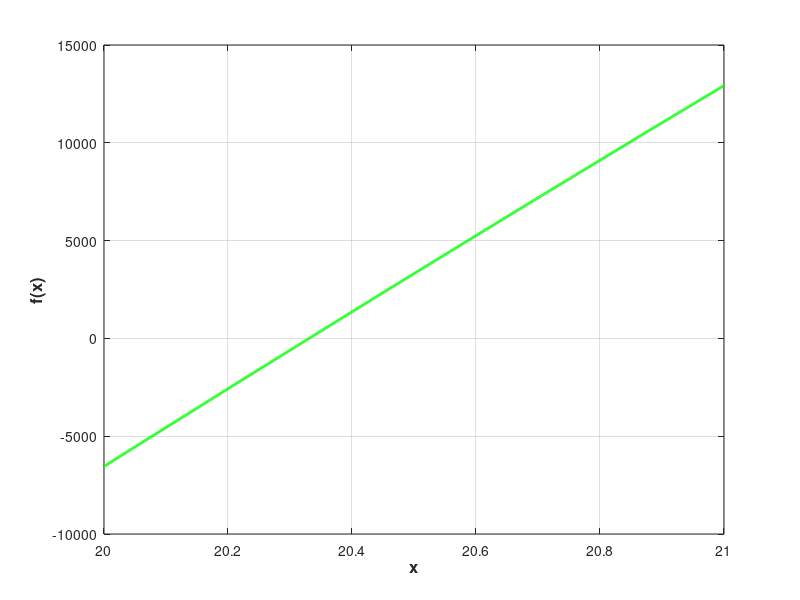

This figure's MATLAB source:
function drs
    xlist = 7.5 : 0.001 : 12;
    
    f = @(x)(cos(x) * sinh(x) - sin(x) * cosh(x));
    
    flist = [];
    for i = 1:length(xlist)
        flist = [flist, f(xlist(i))];
    end

    x0 = [3 4];
    b1 = fzero(f, x0);
    x0 = [7 8];
    b2 = fzero(f, x0);
    x0 = [10 11];
    b3 = fzero(f, x0);

    C11 = 1;
    C12 = sin(b1) / sinh(b1);

    C21 = 1;
    C22 = sin(b2) / sinh(b2);

    C31 = 1;
    C32 = sin(b3) / sinh(b3);

    ksilist = 0 : 0.001 : 1;

    v1 = @(x)(C11 * sin(b1 * x) + C12 * sinh(b1 * x));
    v2 = @(x)(C21 * sin(b2 * x) + C22 * sinh(b2 * x));
    v3 = @(x)(C31 * sin(b3 * x) + C32 * sinh(b3 * x));

    v12 = @(x)((C11 * sin(b1 * x) + C12 * sinh(b1 * x))^2);
    norm1 = sqrt(integral(v12, 0, 1, "ArrayValued", true));
    v22 = @(x)((C21 * sin(b2 * x) + C22 * sinh(b2 * x))^2);
    norm2 = sqrt(integral(v22, 0, 1, "ArrayValued", true));
    v32 = @(x)((C31 * sin(b3 * x) + C32 * sinh(b3 * x))^2);
    norm3 = sqrt(integral(v32, 0, 1, "ArrayValued", true));

    f11 = @(x)(b1^2 * (-C11 * sin(b1 * x) + C12 * sinh(b1 * x)) * (C11 * sin(b1 * x) + C12 * sinh(b1 * x)) / (norm1 * norm1));
    f12 = @(x)(b2^2 * (-C21 * sin(b2 * x) + C22 * sinh(b2 * x)) * (C11 * sin(b1 * x) + C12 * sinh(b1 * x)) / (norm1 * norm2));

    f21 = @(x)(b1^2 * (-C11 * sin(b1 * x) + C12 * sinh(b1 * x)) * (C21 * sin(b2 * x) + C22 * sinh(b2 * x)) / (norm1 * norm2));
    f22 = @(x)(b2^2 * (-C21 * sin(b2 * x) + C22 * sinh(b2 * x)) * (C21 * sin(b2 * x) + C22 * sinh(b2 * x)) / (norm2 * norm2));

    a11 = integral(f11, 0, 1, "ArrayValued", true);
    a21 = integral(f12, 0, 1, "ArrayValued", true);

    a12 = integral(f21, 0, 1, "ArrayValued", true);
    a22 = integral(f22, 0, 1, "ArrayValued", true);

    v1l = [];
    v2l = [];
    v3l = [];
    for i = 1:length(ksilist)
        v1l = [v1l, v1(ksilist(i)) / norm1];
        v2l = [v2l, v2(ksilist(i)) / norm2];
        v3l = [v3l, v3(ksilist(i)) / norm3];
    end

    x0 = ones(1, 12);
    x0 = fsolve(@syste, x0);

    D = -ones(1, 6);
    fun = @(x)syst(x, x0);
    D = fsolve(fun, D);

    p1l = [];
    p2l = [];
    p3l = [];
    for i = 1:length(ksilist)
        ksi = ksilist(i);
        p1l = [p1l, x0(4) * ksi + x0(5) * ksi^3 + x0(6) * ksi^4 + x0(7) * ksi^5];
        p2l = [p2l, x0(8) * ksi + x0(9) * ksi^3 + x0(10) * ksi^4 + x0(11) * ksi^5 + x0(12) * ksi^6];
        p3l = [p3l, D(1) * ksi + D(2) * ksi^3 + D(3) * ksi^4 + D(4) * ksi^5 + D(5) * ksi^6 + D(6) * ksi^7];
    end

    disp1 = 0;
    disp2 = 0;
    disp3 = 0;
    for i = 2:length(ksilist)
        disp1 = disp1 + (p1l(i) - v1l(i))^2;
        disp2 = disp2 + (p2l(i) - v2l(i))^2;
        disp3 = disp3 + (p3l(i) - v3l(i))^2;
    end

    disp1 = disp1 * 0.001;
    disp2 = disp2 * 0.001;
    disp3 = disp3 * 0.001;

    A0 = 1;
    A1 = @(b)(b * (a11 + a22) + b1^4 + b2^4);
    A2 = @(b)((b * a11 + b1^4) * (b * a22 + b2^4) - b^2 * a12 * a21);
    
    blst = 20 : 0.001 : 21;
    unstablelst11 = [];
    unstablelst12 = [];
    unstablelst2 = [];

    b_crit = 0;
    for i = 1:length(blst)
        el = blst(i);
        unstablelst11 = [unstablelst11; -A2(el) + sqrt(A1(el) * A1(el) - 4 * A2(el))];
        unstablelst12 = [unstablelst12; -A2(el) - sqrt(A1(el) * A1(el) - 4 * A2(el))];
        if (unstablelst11(end) > 0) && (b_crit == 0)
            b_crit = el;
        end
        unstablelst2 = [unstablelst2; A1(el) * A1(el) - 4 * A2(el)];
    end

    b_crit

    fhandle = figure;
     subplot(1, 1, 1)
         plot(blst, unstablelst12, 'g', 'LineWidth', 2.0)
         grid on;
         xlabel('x', 'FontSize', 12, 'FontWeight', 'bold');
         ylabel('f(x)', 'FontSize', 12, 'FontWeight', 'bold');

%     fhandle = figure;
%     subplot(3, 2, 1)
%         plot(ksilist, v1l, 'r', ksilist, p1l, 'b', 'LineWidth', 2.0)
%         grid on;
%         xlabel('x', 'FontSize', 12, 'FontWeight', 'bold');
%         ylabel('f(x)', 'FontSize', 12, 'FontWeight', 'bold');
%     subplot(3, 2, 2)
%         plot(ksilist, v2l, 'r', ksilist, p2l, 'b', 'LineWidth', 2.0)
%         grid on;
%         xlabel('x', 'FontSize', 12, 'FontWeight', 'bold');
%         ylabel('f(x)', 'FontSize', 12, 'FontWeight', 'bold');
%     subplot(3, 2, 3)
%         plot(ksilist, v3l, 'r', ksilist, p3l, 'b', 'LineWidth', 2.0)
%         grid on;
%         xlabel('x', 'FontSize', 12, 'FontWeight', 'bold');
%         ylabel('f(x)', 'FontSize', 12, 'FontWeight', 'bold');
%     subplot(3, 2, 4)
%         plot(blst, unstablelst2, 'g', 'LineWidth', 2.0)
%         grid on;
%         xlabel('x', 'FontSize', 12, 'FontWeight', 'bold');
%         ylabel('f(x)', 'FontSize', 12, 'FontWeight', 'bold');
%     subplot(3, 2, 5)
%         plot(blst, unstablelst11, 'g', 'LineWidth', 2.0)
%         grid on;
%         xlabel('x', 'FontSize', 12, 'FontWeight', 'bold');
%         ylabel('f(x)', 'FontSize', 12, 'FontWeight', 'bold');
%     subplot(3, 2, 6)
%         plot(blst, unstablelst12, 'g', 'LineWidth', 2.0)
%         grid on;
%         xlabel('x', 'FontSize', 12, 'FontWeight', 'bold');
%         ylabel('f(x)', 'FontSize', 12, 'FontWeight', 'bold');

end

function F = syst(X, coef)
    a = zeros(1, 5);
    b = zeros(1, 6);
    c = zeros(1, 7);
    d = zeros(1, 8);

    a(2) = coef(1);
    a(4) = coef(2);
    a(5) = coef(3);

    b(2) = coef(4);
    b(4) = coef(5);
    b(5) = coef(6);
    b(6) = coef(7);

    c(2) = coef(8);
    c(4) = coef(9);
    c(5) = coef(10);
    c(6) = coef(11);
    c(7) = coef(12);

    d(2) = X(1);
    d(4) = X(2);
    d(5) = X(3);
    d(6) = X(4);
    d(7) = X(5);
    d(8) = X(6);

    F = zeros(1, 6);

    for i = 2:7
        F(1) = F(1) + i * (i - 1) * d(i + 1);
    end

    for i = 3:7
        F(2) = F(2) + i * (i - 1) * (i - 2) * d(i + 1);
    end

    for i = 0:7
        for j = 0:7
            F(3) = F(3) + d(i + 1) * d(j + 1) / (i + j + 1);
        end
    end

    F(3) = F(3) - 1;

    for i = 0:7
        for j = 0:6
            F(4) = F(4) + d(i + 1) * c(j + 1) / (i + j + 1);
        end
    end

    for i = 0:7
        for j = 0:5
            F(5) = F(5) + d(i + 1) * b(j + 1) / (i + j + 1);
        end
    end

    for i = 0:7
        for j = 0:4
            F(6) = F(6) + d(i + 1) * a(j + 1) / (i + j + 1);
        end
    end
end

function F = syste(X)
    F(1) = 6 * X(2) + 12 * X(3);
    F(2) = 6 * X(5) + 12 * X(6) + 20 * X(7);
    F(3) = 6 * X(9) + 12 * X(10) + 20 * X(11) + 30 * X(12);
    F(4) = 6 * X(2) + 24 * X(3);
    F(5) = 6 * X(5) + 24 * X(6) + 60 * X(7);
    F(6) = 6 * X(9) + 24 * X(10) + 60 * X(11) + 120 * X(12);

    F(7) = X(1) * X(1) / 3 + 2 * X(1) * X(2) / 5 + 2 * X(1) * X(3) / 6;
    F(7) = F(7) + X(2) * X(2) / 7 + 2 * X(2) * X(3) / 8 + X(3) * X(3) / 9 - 1;

    F(8) = X(4) * X(4) / 3 + 2 * X(4) * X(5) / 5 + 2 * X(4) * X(6) / 6 + 2 * X(4) * X(7) / 7 + X(5) * X(5) / 7;
    F(8) = F(8) + 2 * X(5) * X(6) / 8 + 2 * X(5) * X(7) / 9 + X(6) * X(6) / 9 + 2 * X(6) * X(7) / 10 + X(7) * X(7) / 11 - 1;

    F(9) = X(8) * X(8) / 3 + 2 * X(8) * X(9) / 5 + 2 * X(8) * X(10) / 6 + 2 * X(8) * X(11) / 7 + 2 * X(8) * X(12) / 8;
    F(9) = F(9) + X(9) * X(9) / 7 + 2 * X(9) * X(10) / 8 + 2 * X(9) * X(11) / 9 + 2 * X(9) * X(12) / 10;
    F(9) = F(9) + X(10) * X(10) / 9 + 2 * X(10) * X(11) / 10 + 2 * X(10) * X(12) / 11;
    F(9) = F(9) + X(11) * X(11) / 11 + 2 * X(11) * X(12) / 12 + X(12) * X(12) / 13 - 1;

    F(10) = X(1) * X(4) / 3 + X(1) * X(5) / 5 + X(1) * X(6) / 6 + X(1) * X(7) / 7 + X(2) * X(4) / 5 + X(2) * X(5) / 7;
    F(10) = F(10) + X(2) * X(6) / 8 + X(2) * X(7) / 9 + X(3) * X(4) / 6 + X(3) * X(5) / 8 + X(3) * X(6) / 9 + X(3) * X(7) / 10;

    F(11) = X(1) * X(8) / 3 + X(1) * X(9) / 5 + X(1) * X(10) / 6 + X(1) * X(11) / 7 + X(1) * X(12) / 8 + X(2) * X(8) / 5 + X(2) * X(9) / 7;
    F(11) = F(11) + X(2) * X(10) / 8 + X(2) * X(11) / 9 + X(2) * X(12) / 10 + X(3) * X(8) / 6 + X(3) * X(9) / 8 + X(3) * X(10) / 9;
    F(11) = F(11) + X(3) * X(11) / 10 + X(3) * X(12) / 11;

    F(12) = X(4) * X(8) / 3 + X(4) * X(9) / 5 + X(4) * X(10) / 6 + X(4) * X(11) / 7 + X(4) * X(12) / 8;
    F(12) = F(12) + X(5) * X(8) / 5 + X(5) * X(9) / 7 + X(5) * X(10) / 8 + X(5) * X(11) / 9 + X(5) * X(12) / 10;
    F(12) = F(12) + X(6) * X(8) / 6 + X(6) * X(9) / 8 + X(6) * X(10) / 9 + X(6) * X(11) / 10 + X(6) * X(12) / 11;
    F(12) = F(12) + X(7) * X(8) / 7 + X(7) * X(9) / 9 + X(7) * X(10) / 10 + X(7) * X(11) / 11 + X(7) * X(12) / 12;
end
